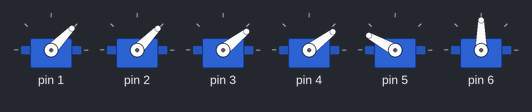
A sketch run on a simulated Arduino Uno, built with avr-gcc and run on an emulated ATmega328P. Shown: 6 × servo. At 6.6 s the program stops and its outputs stay as they are.

Above: at 0.15 s.
At 0.66 s:
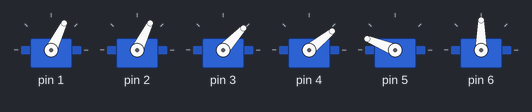
At 1.43 s:
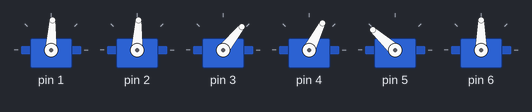
At 2.88 s:
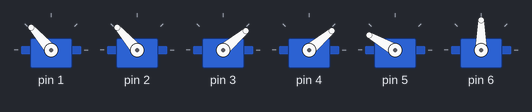
At 3.44 s:
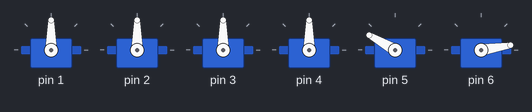
At 4.3 s:
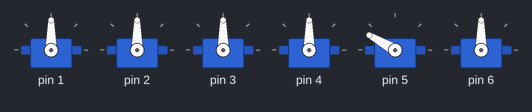
Timing chart, 0 to 5.8 s (numbered marks = the images above):
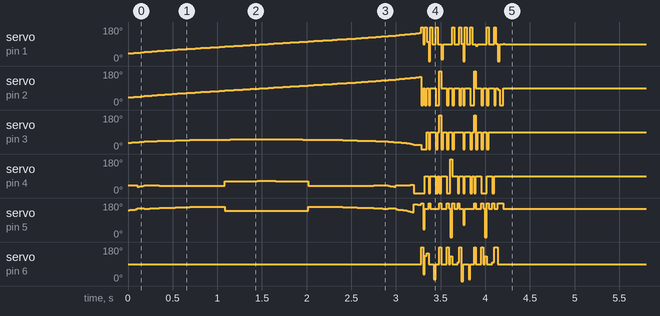

The sketch:

WriteWord.ino
```cpp
#include <Servo.h>
#include <inttypes.h>
/*
Servo servo1;
Servo servo2;
Servo servo3;
Servo servo4;
Servo servo5;
Servo servo6;
*/

//void ServoAct(char degree[]);
//void toOrigin();
Servo servoAR[6];

int initDegree[] = { 90, 90, 90, 90, 150, 90 };

int line[] = {-50,50,57,49,-8,0,
-49,49,56,49,-7,0,
-48,48,55,49,-6,0,
-47,47,54,49,-5,0,
-46,46,53,50,-4,0,
-45,45,53,56,3,0,
-45,45,52,54,2,0,
-44,44,52,53,1,0,
-43,43,51,52,1,0,
-42,42,50,50,0,0,
-41,41,50,50,0,0,
-41,41,49,50,0,0,
-40,40,49,50,1,0,
-39,39,49,50,2,0,
-38,38,48,50,2,0,
-38,38,48,50,3,0,
-37,37,47,50,3,0,
-36,36,47,51,4,0,
-36,36,47,51,4,0,
-35,35,46,51,4,0,
-34,34,46,51,5,0,
-33,33,46,51,5,0,
-33,33,45,51,5,0,
-32,32,45,51,6,0,
-31,31,45,51,6,0,
-31,31,45,51,6,0,
-30,30,44,51,7,0,
-29,29,44,51,7,0,
-29,29,44,51,7,0,
-28,28,44,51,7,0,
-27,27,43,51,8,0,
-27,27,43,51,8,0,
-26,26,43,51,8,0,
-25,25,43,51,8,0,
-25,25,42,51,9,0,
-24,24,42,51,9,0,
-24,24,42,51,9,0,
-23,23,42,51,9,0,
-22,22,42,51,9,0,
-22,22,42,51,9,0,
-21,21,41,51,10,0,
-20,20,41,51,10,0,
-20,20,41,51,10,0,
-19,19,41,51,10,0,
-19,19,41,51,10,0,
-18,18,41,51,10,0,
-17,17,40,51,10,0,
-17,17,40,51,11,0,
-16,16,40,51,11,0,
-16,16,40,51,11,0,
-15,15,40,51,11,0,
-14,14,40,51,11,0,
-14,14,40,51,11,0,
-13,13,40,28,-11,0,
-13,13,40,28,-11,0,
-12,12,40,28,-11,0,
-11,11,39,28,-12,0,
-11,11,39,28,-12,0,
-10,10,39,28,-12,0,
-10,10,39,28,-12,0,
-9,9,39,27,-12,0,
-8,8,39,27,-12,0,
-8,8,39,27,-12,0,
-7,7,39,27,-12,0,
-7,7,39,27,-12,0,
-6,6,39,27,-12,0,
-6,6,39,27,-12,0,
-5,5,39,27,-12,0,
-4,4,39,27,-12,0,
-4,4,39,27,-12,0,
-3,3,39,27,-12,0,
-3,3,39,26,-12,0,
-2,2,39,26,-12,0,
-1,1,39,26,-12,0,
-1,1,39,26,-12,0,
0,0,39,26,-12,0,
0,0,39,26,-12,0,
1,-1,39,26,-12,0,
1,-1,39,26,-12,0,
2,-2,39,26,-12,0,
3,-3,39,26,-12,0,
3,-3,39,27,-12,0,
4,-4,39,27,-12,0,
4,-4,39,27,-12,0,
5,-5,39,27,-12,0,
6,-6,39,27,-12,0,
6,-6,39,27,-12,0,
7,-7,39,27,-12,0,
7,-7,39,27,-12,0,
8,-8,39,27,-12,0,
8,-8,39,27,-12,0,
9,-9,39,27,-12,0,
10,-10,39,28,-12,0,
10,-10,39,28,-12,0,
11,-11,39,28,-12,0,
11,-11,39,28,-12,0,
12,-12,40,28,-11,0,
13,-13,40,28,-11,0,
13,-13,40,28,-11,0,
14,-14,40,51,11,0,
14,-14,40,51,11,0,
15,-15,40,51,11,0,
16,-16,40,51,11,0,
16,-16,40,51,11,0,
17,-17,40,51,11,0,
17,-17,40,51,10,0,
18,-18,41,51,10,0,
19,-19,41,51,10,0,
19,-19,41,51,10,0,
20,-20,41,51,10,0,
20,-20,41,51,10,0,
21,-21,41,51,10,0,
22,-22,42,51,9,0,
22,-22,42,51,9,0,
23,-23,42,51,9,0,
24,-24,42,51,9,0,
24,-24,42,51,9,0,
25,-25,42,51,9,0,
25,-25,43,51,8,0,
26,-26,43,51,8,0,
27,-27,43,51,8,0,
27,-27,43,51,8,0,
28,-28,44,51,7,0,
29,-29,44,51,7,0,
29,-29,44,51,7,0,
30,-30,44,51,7,0,
31,-31,45,51,6,0,
31,-31,45,51,6,0,
32,-32,45,51,6,0,
33,-33,45,51,5,0,
33,-33,46,51,5,0,
34,-34,46,51,5,0,
35,-35,46,51,4,0,
36,-36,47,51,4,0,
36,-36,47,51,4,0,
37,-37,47,50,3,0,
38,-38,48,50,3,0,
38,-38,48,50,2,0,
39,-39,49,50,2,0,
40,-40,49,50,1,0,
41,-41,49,50,0,0,
41,-41,50,50,0,0,
42,-42,50,50,0,0,
43,-43,51,52,1,0,
44,-44,52,53,1,0,
45,-45,52,54,2,0,
45,-45,53,56,3,0,
46,-46,53,50,-4,0,
47,-47,54,49,-5,0,
48,-48,55,49,-6,0,
49,-49,56,49,-7,0,
50,-50,57,49,-8,0,
51,-51,58,48,-9,0,
52,-52,59,48,-11,0,
52,-52,60,48,-13,0,
53,-53,62,47,-16,0,
54,-54,66,45,-20,0,
55,-55,67,90,23,0,
56,-56,67,90,23,0,
58,-58,68,90,22,0,
59,-59,68,90,22,0,

};


void setup() {
    /********************Initilize Servo*****************/
    /*
    servo1.attach(1, 500, 2400);
    servo2.attach(2, 500, 2400);
    servo3.attach(3, 500, 2400);
    servo4.attach(4, 500, 2400);
    servo5.attach(5, 500, 2400);
    servo6.attach(6, 500, 2400);
    */
    for(int i=0; i<6;){
        servoAR[i].attach(++i, 500, 2400);
    }

    //Initial Position
    ServoAct(initDegree);
    /*
    servo1.write(90); //(90+J1)
    servo2.write(90); //(90+J2)
    servo3.write(90); //(90-J3)
    servo4.write(90); //(90-J4)
    servo5.write(150);//(150-J5)
    servo6.write(90);
    */

    for(int i = 0; i <sizeof(line); i = i + 6){
       int degree[] = {90 + line[i], 90 - line[i+1], 90 - line[i+2], 90 - line[i+3], 150 +line[i+4], 90 + line[i+5]};
        ServoAct(degree);
        delay(20);
    }
       toOrigin();

}

void loop() {
}

void toOrigin(){

  /*
    char turn[6];
    for(size_t i = 0; i < 6; i++){
        turn[i] = ( degree[i] > initDegree[i] ) ? -1 : 1;
    }
    for(size_t i = 0; i < 6; i++){
        turn[i] = ( degree[i] > initDegree[i] ) ? -1 : 1;
    }
    */
    int degree[6];
    for(size_t i = 5; i >= 0; i--){
      degree[i] = servoAR[i].read();
    }

    for(size_t i = 5; i >= 0; i--){
        if(degree[i] > initDegree[i]){
            for(int d=degree[i]; d<initDegree[i]; d--){
                servoAR[i].write(d);
            }
        }
        else{
            for(int d=initDegree[i]; d>degree[i]; d++){
                servoAR[i].write(d);
            }
        }
    }

}

void ServoAct(int degree[]){
    for(int i=0; i<6;){
        servoAR[i].write(degree[i++]);
    }
}
```
